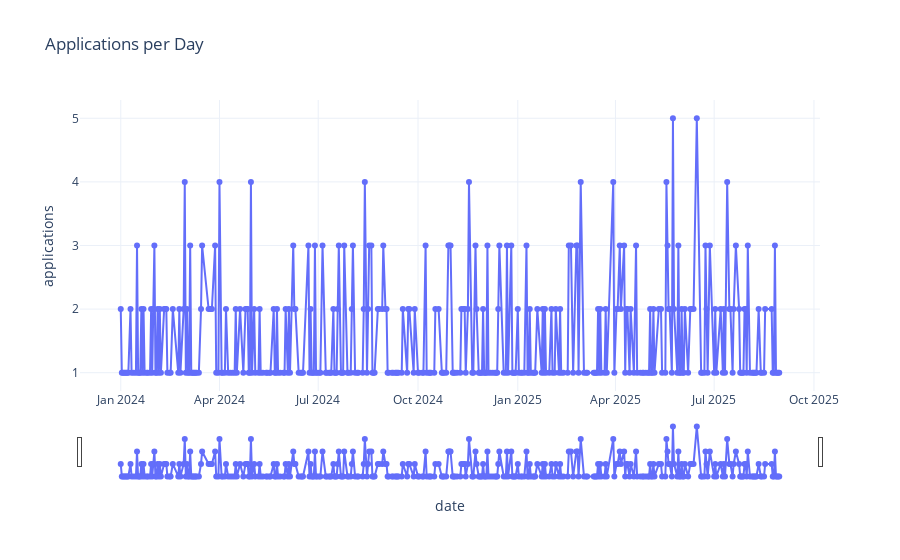

Notebook code cell kept with this figure:
### Code cell
# Time Series (Interactive) 
init_notebook_mode(connected=True)  
apps_daily = apps.assign(date=apps["stage_timestamp"].dt.date).groupby("date").size().reset_index(name="applications")

fig_ts = px.line(
    apps_daily, x="date", y="applications",
    title="Applications per Day",
    markers=True
)
fig_ts.update_layout(
    xaxis=dict(rangeslider=dict(visible=True), type="date"),
    hovermode="x unified"
)
fig_ts.show()

### Figure 1 — Plotly figure (JSON) as saved in the notebook; plotly's stock layout.template omitted (floating-point values rounded to 4 significant figures; data arrays with more than 128 entries replaced by an {"elided": "..."} marker saying what was removed)
{"data": [{"hovertemplate": "date=%{x}<br>applications=%{y}<extra></extra>", "legendgroup": "", "line": {"color": "#636efa", "dash": "solid"}, "marker": {"symbol": "circle"}, "mode": "markers+lines", "name": "", "orientation": "v", "showlegend": false, "x": {"elided": "388 str values"}, "xaxis": "x", "y": {"elided": "388 int values"}, "yaxis": "y", "type": "scatter"}], "layout": {"xaxis": {"anchor": "y", "domain": [0, 1], "title": {"text": "date"}, "rangeslider": {"visible": true}, "type": "date"}, "yaxis": {"anchor": "x", "domain": [0, 1], "title": {"text": "applications"}}, "legend": {"tracegroupgap": 0}, "title": {"text": "Applications per Day"}, "hovermode": "x unified"}}
